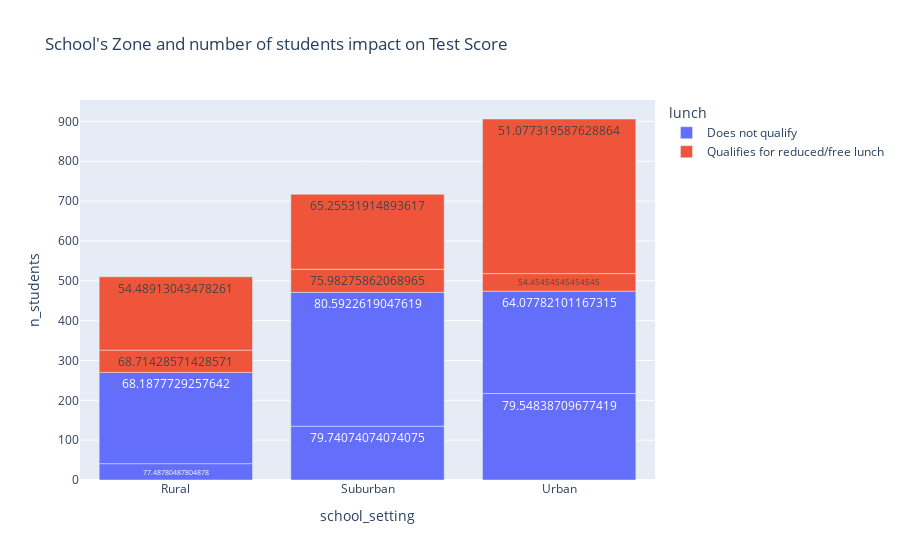

The notebook cell saved with this chart:
### Markdown cell above
Analysis

* Studnets who doesnt qualify for free/reduced lunch are scoring good score, may be because of better conditions

* Also students in non public schools are scoring significantly

### Code cell
fig = px.bar(school_type_data, x='school_setting',y='n_students', title="School's Zone and number of students impact on Test Score", color = 'lunch', hover_data=['school_type','posttest'], text = 'posttest')
fig.show()

### Figure 1 — Plotly figure (JSON) as saved in the notebook; plotly's stock layout.template omitted (floating-point values rounded to 4 significant figures)
{"data": [{"alignmentgroup": "True", "customdata": [["Non-public", 77.49], ["Non-public", 79.74], ["Non-public", 79.55], ["Public", 68.19], ["Public", 80.59], ["Public", 64.08]], "hovertemplate": "lunch=Does not qualify<br>school_setting=%{x}<br>n_students=%{y}<br>posttest=%{customdata[1]}<br>school_type=%{customdata[0]}<extra></extra>", "legendgroup": "Does not qualify", "marker": {"color": "#636efa"}, "name": "Does not qualify", "offsetgroup": "Does not qualify", "orientation": "v", "showlegend": true, "text": [77.49, 79.74, 79.55, 68.19, 80.59, 64.08], "textposition": "auto", "type": "bar", "x": ["Rural", "Suburban", "Urban", "Rural", "Suburban", "Urban"], "xaxis": "x", "y": [41, 135, 217, 229, 336, 257], "yaxis": "y"}, {"alignmentgroup": "True", "customdata": [["Non-public", 68.71], ["Non-public", 75.98], ["Non-public", 54.45], ["Public", 54.49], ["Public", 65.26], ["Public", 51.08]], "hovertemplate": "lunch=Qualifies for reduced/free lunch<br>school_setting=%{x}<br>n_students=%{y}<br>posttest=%{customdata[1]}<br>school_type=%{customdata[0]}<extra></extra>", "legendgroup": "Qualifies for reduced/free lunch", "marker": {"color": "#EF553B"}, "name": "Qualifies for reduced/free lunch", "offsetgroup": "Qualifies for reduced/free lunch", "orientation": "v", "showlegend": true, "text": [68.71, 75.98, 54.45, 54.49, 65.26, 51.08], "textposition": "auto", "type": "bar", "x": ["Rural", "Suburban", "Urban", "Rural", "Suburban", "Urban"], "xaxis": "x", "y": [56, 58, 44, 184, 188, 388], "yaxis": "y"}], "layout": {"barmode": "relative", "legend": {"title": {"text": "lunch"}, "tracegroupgap": 0}, "title": {"text": "School's Zone and number of students impact on Test Score"}, "xaxis": {"anchor": "y", "domain": [0, 1], "title": {"text": "school_setting"}}, "yaxis": {"anchor": "x", "domain": [0, 1], "title": {"text": "n_students"}}}}
